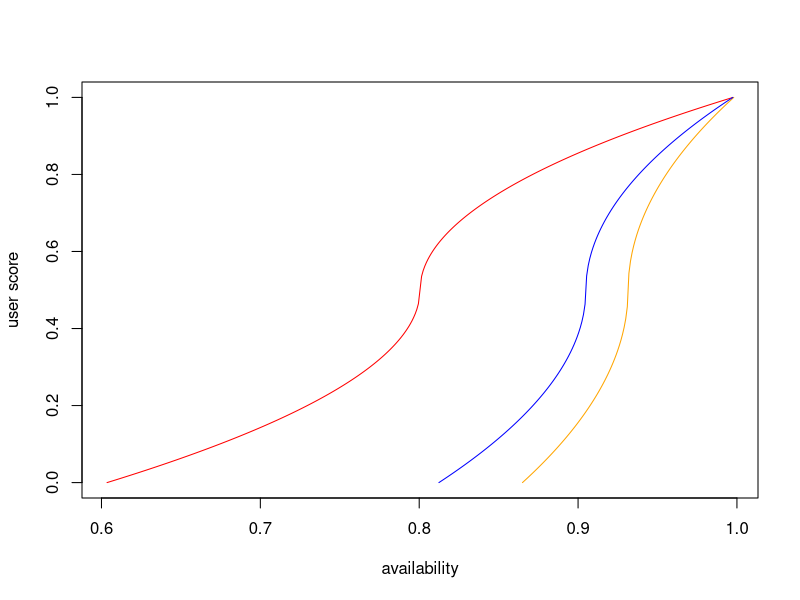

This figure's R source: (Note: this script raises an error after producing the figure.)

locations <- c("IE.Dublin", "SG.Singapore",
               "TW.Changhua.County", "IN.Indianapolis")

# price/hour (USD) for a c3.large instance, see http://aws.amazon.com/ec2/pricing/
vm_baseprice <- 0.105

# parameter of group 4
max_en_savings <- 0.7

prices <- read.csv("prices.csv", header=TRUE)
# the slicing is a kludge to remove additional temperature entries
temperatures <- read.csv("temperatures.csv", header=TRUE)[1:(dim(prices)[1]), ]

sd_dc <- vector(length=length(locations))
names(sd_dc) <- locations

cop_t <- function(temperature) {
	return(1.2 + 0.128*((temperature+9)^0.5))
}

# cloud management aspects
costs <- function(en_saving) {
	vm_cost <- (1 - en_saving) * vm_baseprice
	return(vm_cost)
}

availability <- function(en_saving) {
	overhead_ratio <- min(sd_dc)/max(sd_dc)
	availability <- 1 - en_saving * overhead_ratio
	return(availability)
}

# inverse of above
ensavings <- function(avail) {
  overhead_ratio <- min(sd_dc)/max(sd_dc)
  return((1-avail) / overhead_ratio);
}

for(location in locations) {
    el_price = prices[, location]
    temp = temperatures[, location]
    cop <- ifelse(temp<-9, cop_t(-9), cop_t(temp))
    adjusted_cost <- cop*el_price
    sd_dc[location] <- sd(adjusted_cost, na.rm=TRUE)
}

# calculate different availability values 
range_en_savings<-seq(0, 0.7, by=0.001)
range_costs<-vector(length=length(range_en_savings))
range_availability<-vector(length=length(range_en_savings))

j = 1
for (i in range_en_savings) {
	range_costs[j] <- costs(i)
	range_availability[j] <- availability(i)

	cat(i, " ", range_costs[j], " ~", range_availability[j], "\n")
	j<-j+1
}

#library(rgl)
#plot3d(range_en_savings, range_costs, range_availability, col="red", size=3)
#Sys.sleep(10)


sla_availabilities = list(0.931, 0.966, 0.981, 0.987, 0.992, 0.998)
for (sla in sla_availabilities) {
    i <- match(FALSE, range_availability>sla)-1
    #cat("sla: ", sla, " (actual: ", range_availability[i], "), cost: ", range_costs[i], ", savings: ", range_en_savings[i], "\n")
}



#######
# 
# Aufgabe 3
#
#######

# prospect based satisfaction function 

##
# norm function 
##
normalize_availability <- function(avail, minavail, maxavail) {
  if(minavail == maxavail) {
    return((avail>minavail)+0)
  } else {
    return((avail-minavail) / (maxavail-minavail))
  }
}

normalize_availabilities <- function(availabilities){
  return(normalize_availability(availabilities, min(availabilities), max(availabilities)))
}

##
# prospect based satisfaction function
##
pbsf <- function(n, w=0.5) {
  if (n <= 0.5){
    sat <- -0.5*(-2*n + 1) ^ (1-w) + 0.5
  } else {
    sat <- 0.5*(2 * n - 1) ^ (1-w) + 0.5
  }

  return(sat)
}

##
# payment willingness
##
wtp <- function(avail, baseprice) {
	return(avail * baseprice + rnorm(length(avail), sd=0.001))
}

##
# test for skype
#
# min av. 86.5 (calculated in the last exercise)
# w=0.5 (professional users)
# n=normalized availabilities
##
min_avail_skype <- 0.865
max_amazon_aval <- 0.998

aval_skype <- seq(min_avail_skype, max_amazon_aval, 0.001)
user_scores_skype <- lapply(normalize_availabilities(aval_skype), pbsf);

wtp_skype <- wtp(aval_skype, vm_baseprice)
#cat("Skype WTP:", wtp_skype)

##
#  microsoft
#
# min av. 81.24 (calculated in the last exercise)
# w=0.5 (professional users)
# n=normalized availabilities
##
min_avail_ms <- 0.8124
max_amazon_aval <- 0.998

aval_ms <- seq(min_avail_ms, max_amazon_aval, 0.001)
user_scores_ms <- lapply(normalize_availabilities(aval_ms), pbsf);

wtp_ms <- wtp(aval_ms, vm_baseprice)
#cat("Microsoft WTP:", wtp_ms)

##
#  websites
#
# min av. 60.35 (calculated in the last exercise)
# w=0.5 (professional users)
# n=normalized availabilities
##
min_avail_web <- 0.6035
max_amazon_aval <- 0.998

aval_web <- seq(min_avail_web, max_amazon_aval, 0.001)
user_scores_web <- lapply(normalize_availabilities(aval_web), pbsf);

wtp_web <- wtp(aval_web, vm_baseprice)
#cat("Websites WTP:", wtp_web)


plot(aval_web, user_scores_web, col="red", type="l", xlab="availability", ylab="user score")
lines(aval_skype, user_scores_skype, col="orange")
lines(aval_ms, user_scores_ms, col="blue")

legend(x=locator(n=1), legend=c("ms", "skype", "web"), fill=c("blue", "orange", "red"))
#locator(n=1)

plot(aval_web, wtp_web)
#locator(n=1)

#######
#
# Aufgabe 4
#
#######

# alternative utility function
alpha = 60;
beta = -0.015;
gamma = 0.99;

fi <- function(reqav, av) {
  return(gamma/(gamma+beta*exp(reqav^2*alpha*(reqav-av))))
}

# calculate utility for given availability requirements (reqavt) wrt. an SLA availability (avt)
utility_model <- function(wtp, reqavt, avt) {
  # prospect-based utility model
  #return(wtp*(unlist(lapply(reqavt, function(ra) { pbsf(normalize_availability(avt, ra, max_amazon_aval)) }))/0.5) - vm_baseprice)

  # utility function
  return(unlist(mapply(function(wp, reqav) { wp*fi(reqav, avt)-costs(ensavings(avt)) }, wtp, reqavt)))
}

# availability requirements of all users (websites, desktops, skype)
availdata <- c(0.96685080256856, 0.992825395521464, 0.988075729359699, 
  0.988783069297131, 0.992974908042774, 0.922675096162584, 0.973994960186689, 
  0.9585829637388, 0.992669445712149, 0.988393682359168, 0.989098228980047, 
  0.970510471090645, 0.989832088707599, 0.979780285565785, 0.97420158711781, 
  0.982348305799232, 0.979270192796611, 0.965823503576895, 0.955838434702475, 
  0.984487116558732, 0.934142357220784, 0.973078045462524, 0.989910314639284, 
  0.981016225036856, 0.707718889113599, 0.96258011272433, 0.991582850623135, 
  0.960646392838336, 0.985135708905142, 0.996821304625283, 0.991293069381962, 
  0.990080689397929, 0.991248189836756, 0.994527178205465, 0.975772569444444, 
  0.952592967284239, 0.966929813141927, 0.992591547641035, 0.956141410508575, 
  0.856383018343798, 0.996796559592768, 0.987384006130062, 0.982598415094992, 
  0.980817937010826, 0.974570843859803, 0.603593716233245, 0.972892148591434, 
  0.986849964335785, 0.97485836843953, 0.990485813776329, 0.98145485778633, 
  0.939699880601224, 0.984701816745656, 0.955542944517004, 0.96488850498029, 
  0.959125024673736, 0.994223494821836, 0.99592943654555, 0.988719336931718, 
  0.990602213205025, 0.99164472427229, 0.982294080217658, 0.937829464981691, 
  0.987733905999085, 0.992588859208643, 0.984669178953835, 0.919595389789054, 
  0.995282041919016, 0.988725015375154, 0.894392359385183, 0.993559375847088, 
  0.982430587740358, 0.961137883228672, 0.934639293954156, 0.956554881496037, 
  0.957653737171528, 0.909110832472288, 0.931957938153378, 0.994153446989644, 
  0.98329986831067, 0.980041114243995, 0.993146469247266, 0.99212816301514, 
  0.928584297839506, 0.988464378181499, 0.985816283728847, 0.981090843855716, 
  0.979748427477479, 0.901137436625717, 0.986493995939766, 0.992136969699333, 
  0.975128011275961, 0.933742227572459, 0.983402917996541, 0.976293256114221, 
  0.990928589745603, 0.983865265495408, 0.987105329559417, 0.98988660210756, 
  0.978748628751781, 0.983699085130255, 0.947303053853022, 0.991544617781288, 
  0.992316623005965, 0.983069509326889, 0.930573781524311, 0.988699699403195, 
  0.990381948628799, 0.957791908931253, 0.986690020867663, 0.965963138809614, 
  0.986105406354222, 0.972867835216315, 0.987837762961422, 0.986456592411306, 
  0.9854749810695, 0.980428932274696, 0.99188835101676, 0.645, 
  0.6661, 0.6731, 0.6747, 0.6292, 0.4758, 0.4895, 0.6908148496038, 
  0.998, 0.9094400062374, 0.7867222744556, 0.8932209429702, 0.4852040256432, 
  0.5236998746532)


# draw the distribution of WTP values
hist(unlist(lapply(availdata, wtp, baseprice=vm_baseprice)), xlab="WTP ($/h)", ylab="#users", main="")

maxslas <- 20       # maximum number of SLAs to try
minconvrate <- 0.95 # minimum required conversion rate

# matrix with 2 columns (avail and WTP)
mat <- matrix(c(availdata, lapply(availdata, wtp, baseprice=vm_baseprice)), ncol=2)

slausers <- matrix(nrow=maxslas, ncol=maxslas,
                   dimnames=list(
                     lapply(1:maxslas, function(x) { paste0("sla", x) }),
                     lapply(1:maxslas, function(x) { paste0(x, "SLAs") })
                   ))

# conversion rate
convrate = vector(length=maxslas)

# try a range of SLA numbers
for (numslas in seq(1, maxslas, by=1)) {

  # build the clusters
  clusters <- kmeans(mat, numslas)
  clmembers <- clusters[["cluster"]]
  centers <- clusters[["centers"]]
  satisfied <- vector(length=length(availdata))

  clustermax <- vector(length=numslas)              # maximum value of each cluster
  numcustomers <- matrix(nrow=numslas, ncol=2)
  colnames(numcustomers) <- c("total", "positive_util")

  # calculate the maximum values and number of positive-utility members per cluster
  for (i in seq(1, numslas, by=1)) {
    avails <- availdata[clmembers == i]
    clustermax[i] <- max(avails)
    ut <- utility_model(wtp(avails, vm_baseprice), avails, clustermax[i])
    satisfied[clmembers == i] <- ut > 0
    numcustomers[i,"total"] <- length(avails)
    numcustomers[i,"positive_util"] <- length(ut[ut >= 0])
  }

  # plot clusters
  plot(mat, xlab="availability", ylab="WTP ($/h)", pch=c(4, 19)[satisfied+1], col=clmembers)

  if(numslas > 1) {
    # result of clustering is unordered -> order by increasing SLA availability
    ordering <- order(clustermax)
    clustermax <- clustermax[ordering]
    numcustomers <- numcustomers[ordering, ]

    row.names(numcustomers) <- lapply(1:numslas, function(x) { paste0("sla", x, "\n(", round(clustermax[x], digits=3), "%)") })
  }

  slausers[,numslas] <- c(numcustomers[,"positive_util"], rep.int(0, maxslas-numslas))

  # calculate share of satisfied users
  convrate[numslas] <- sum(numcustomers[,"positive_util"])/sum(numcustomers[,"total"])

  cat(clustermax, "\n", numcustomers, "\n")
}

# optimum number of SLAs: first which exceeds 95% conversion
optslas <- match(TRUE, convrate>0.95)[1]
cat('first SLA with conversion > 95%: SLA', optslas, "\n")

barplot(slausers, ylab="#users")

barplot(slausers[1:optslas,optslas], ylab="#users", main="sla selection")

percsavings <- vector(length=optslas)
totalsavings <- 0
totalusercount <- 0
for(i in seq(1, optslas)) {
  saved <- vm_baseprice-(costs(ensavings(clustermax[i])))
  totalusercount <- totalusercount + slausers[i,optslas]
  totalsavings <- totalsavings + saved*slausers[i,optslas]
  percsavings[i] <- (saved / vm_baseprice)

  cat('savings SLA', i, ', av ',clustermax[i] ,', : ', percsavings[i], '%', '\n')
}

barplot(percsavings, xlab="SLAs", ylab="% savings")

cat('total saved: ', totalsavings/(totalusercount*vm_baseprice)*100, '%\n')
